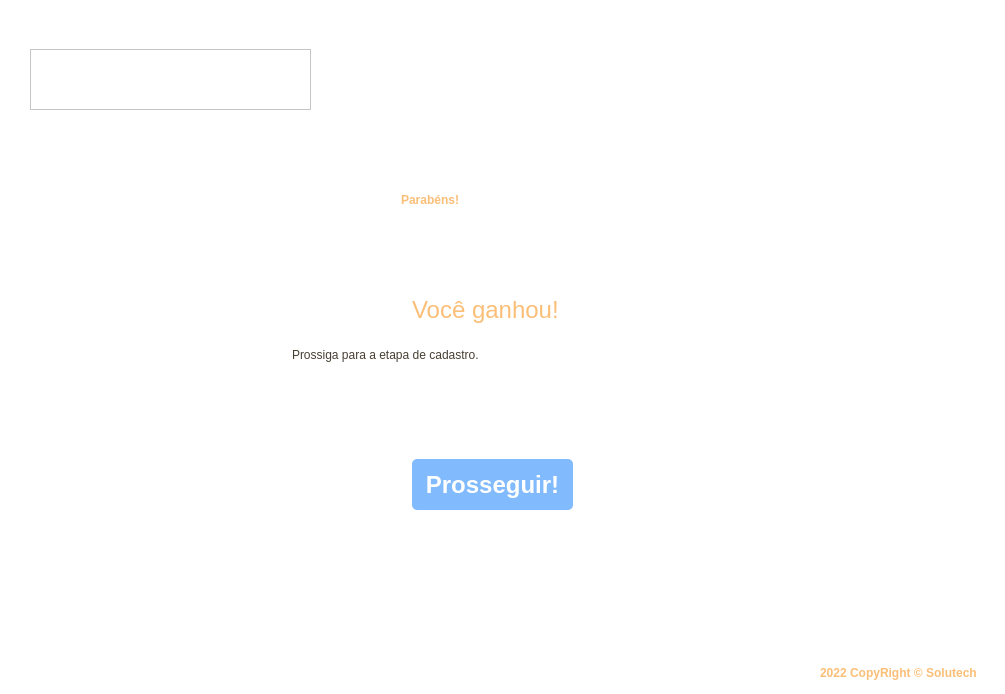
<?xml version="1.0" encoding="UTF-8"?>
<ui version="4.0">
 <class>TelaVitoria</class>
 <widget class="QMainWindow" name="TelaVitoria">
  <property name="geometry">
   <rect>
    <x>0</x>
    <y>0</y>
    <width>1005</width>
    <height>694</height>
   </rect>
  </property>
  <property name="windowTitle">
   <string>GoldCoins</string>
  </property>
  <widget class="QWidget" name="centralwidget">
   <layout class="QVBoxLayout" name="verticalLayout">
    <property name="spacing">
     <number>0</number>
    </property>
    <property name="leftMargin">
     <number>0</number>
    </property>
    <property name="topMargin">
     <number>0</number>
    </property>
    <property name="rightMargin">
     <number>0</number>
    </property>
    <property name="bottomMargin">
     <number>0</number>
    </property>
    <item>
     <widget class="QFrame" name="top">
      <property name="maximumSize">
       <size>
        <width>16777215</width>
        <height>40</height>
       </size>
      </property>
      <property name="styleSheet">
       <string notr="true">background-color: #fff;</string>
      </property>
      <property name="frameShape">
       <enum>QFrame::NoFrame</enum>
      </property>
      <property name="frameShadow">
       <enum>QFrame::Raised</enum>
      </property>
     </widget>
    </item>
    <item>
     <widget class="QFrame" name="containerlogo">
      <property name="maximumSize">
       <size>
        <width>16777215</width>
        <height>80</height>
       </size>
      </property>
      <property name="styleSheet">
       <string notr="true">background-color: #fff;</string>
      </property>
      <property name="frameShape">
       <enum>QFrame::NoFrame</enum>
      </property>
      <property name="frameShadow">
       <enum>QFrame::Raised</enum>
      </property>
      <layout class="QVBoxLayout" name="verticalLayout_2">
       <property name="spacing">
        <number>0</number>
       </property>
       <property name="leftMargin">
        <number>30</number>
       </property>
       <property name="topMargin">
        <number>0</number>
       </property>
       <property name="rightMargin">
        <number>0</number>
       </property>
       <property name="bottomMargin">
        <number>0</number>
       </property>
       <item>
        <widget class="QFrame" name="logo">
         <property name="maximumSize">
          <size>
           <width>281</width>
           <height>61</height>
          </size>
         </property>
         <property name="styleSheet">
          <string notr="true">background-image: url(:/Logo/Icone GoldCoins pqn.png);
background-repeat: norepeat;</string>
         </property>
         <property name="frameShape">
          <enum>QFrame::StyledPanel</enum>
         </property>
         <property name="frameShadow">
          <enum>QFrame::Raised</enum>
         </property>
        </widget>
       </item>
      </layout>
     </widget>
    </item>
    <item>
     <widget class="QFrame" name="container">
      <property name="cursor">
       <cursorShape>PointingHandCursor</cursorShape>
      </property>
      <property name="styleSheet">
       <string notr="true">background-color: #fff;</string>
      </property>
      <property name="frameShape">
       <enum>QFrame::NoFrame</enum>
      </property>
      <property name="frameShadow">
       <enum>QFrame::Raised</enum>
      </property>
      <layout class="QHBoxLayout" name="horizontalLayout">
       <item>
        <widget class="QFrame" name="container_2">
         <property name="maximumSize">
          <size>
           <width>450</width>
           <height>650</height>
          </size>
         </property>
         <property name="cursor">
          <cursorShape>ArrowCursor</cursorShape>
         </property>
         <property name="frameShape">
          <enum>QFrame::NoFrame</enum>
         </property>
         <property name="frameShadow">
          <enum>QFrame::Raised</enum>
         </property>
         <widget class="QLabel" name="label">
          <property name="geometry">
           <rect>
            <x>124</x>
            <y>40</y>
            <width>201</width>
            <height>61</height>
           </rect>
          </property>
          <property name="styleSheet">
           <string notr="true">font: 24pt &quot;MS Shell Dlg 2&quot;;
color: rgb(251, 190, 119);
font-weight: bold;</string>
          </property>
          <property name="text">
           <string>Parabéns!</string>
          </property>
         </widget>
         <widget class="QLabel" name="label_2">
          <property name="geometry">
           <rect>
            <x>15</x>
            <y>210</y>
            <width>421</width>
            <height>31</height>
           </rect>
          </property>
          <property name="styleSheet">
           <string notr="true">font: 16pt &quot;MS Shell Dlg 2&quot;;
color: rgb(72, 63, 51);</string>
          </property>
          <property name="text">
           <string>Prossiga para a etapa de cadastro.</string>
          </property>
         </widget>
         <widget class="QLabel" name="label_3">
          <property name="geometry">
           <rect>
            <x>135</x>
            <y>160</y>
            <width>181</width>
            <height>41</height>
           </rect>
          </property>
          <property name="font">
           <font>
            <family>MS Shell Dlg 2</family>
            <pointsize>18</pointsize>
            <weight>50</weight>
            <italic>false</italic>
            <bold>false</bold>
           </font>
          </property>
          <property name="styleSheet">
           <string notr="true">font: 18pt &quot;MS Shell Dlg 2&quot;;
color: rgb(251, 190, 119);</string>
          </property>
          <property name="text">
           <string>Você ganhou!</string>
          </property>
         </widget>
         <widget class="QPushButton" name="SignInButton">
          <property name="geometry">
           <rect>
            <x>135</x>
            <y>330</y>
            <width>161</width>
            <height>51</height>
           </rect>
          </property>
          <property name="cursor">
           <cursorShape>PointingHandCursor</cursorShape>
          </property>
          <property name="styleSheet">
           <string notr="true">QPushButton {
	color: #fff;
	background-color: #81BAFD;
	font-size: 24px;
	font-weight: bold;
	border: none;
	border-radius: 5px;
}

QPushButton:hover {
	background-color: #738FF0;
}
</string>
          </property>
          <property name="text">
           <string>Prosseguir!</string>
          </property>
         </widget>
        </widget>
       </item>
      </layout>
     </widget>
    </item>
    <item>
     <widget class="QFrame" name="bottom">
      <property name="maximumSize">
       <size>
        <width>16777215</width>
        <height>40</height>
       </size>
      </property>
      <property name="styleSheet">
       <string notr="true">background-color: #fff;</string>
      </property>
      <property name="frameShape">
       <enum>QFrame::NoFrame</enum>
      </property>
      <property name="frameShadow">
       <enum>QFrame::Raised</enum>
      </property>
      <widget class="QLabel" name="label_4">
       <property name="geometry">
        <rect>
         <x>820</x>
         <y>10</y>
         <width>178</width>
         <height>18</height>
        </rect>
       </property>
       <property name="styleSheet">
        <string notr="true">font: 8pt &quot;MS Shell Dlg 2&quot;;
color: rgb(251, 190, 119);
font-weight: bold;</string>
       </property>
       <property name="text">
        <string>2022 CopyRight © Solutech</string>
       </property>
      </widget>
     </widget>
    </item>
   </layout>
  </widget>
 </widget>
 <resources>
  <include location="Imagens/images.qrc"/>
 </resources>
 <connections/>
</ui>
